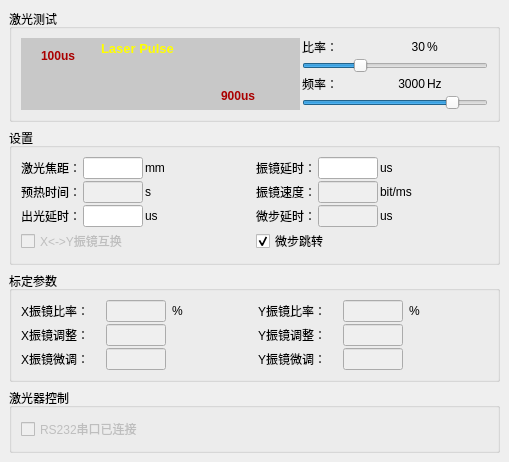
   <widget class="QWidget" name="w_para_laser">
    <property name="geometry">
     <rect>
      <x>0</x>
      <y>0</y>
      <width>509</width>
      <height>419</height>
     </rect>
    </property>
    <layout class="QVBoxLayout" name="verticalLayout_3">
     <property name="leftMargin">
      <number>9</number>
     </property>
     <property name="topMargin">
      <number>9</number>
     </property>
     <property name="rightMargin">
      <number>9</number>
     </property>
     <property name="bottomMargin">
      <number>9</number>
     </property>
     <item>
      <widget class="QGroupBox" name="gb_la_test">
       <property name="title">
        <string>激光测试</string>
       </property>
       <layout class="QHBoxLayout" name="horizontalLayout_3" stretch="3,2">
        <property name="spacing">
         <number>2</number>
        </property>
        <item>
         <widget class="QWidget" name="w_laser_pulse" native="true">
          <property name="styleSheet">
           <string notr="true">background-color: rgb(200, 200, 200);</string>
          </property>
          <widget class="QLabel" name="lb_laser_pulse_title">
           <property name="geometry">
            <rect>
             <x>80</x>
             <y>0</y>
             <width>91</width>
             <height>20</height>
            </rect>
           </property>
           <property name="font">
            <font>
             <pointsize>10</pointsize>
             <weight>75</weight>
             <bold>true</bold>
            </font>
           </property>
           <property name="styleSheet">
            <string notr="true">color: rgb(255, 255, 0);</string>
           </property>
           <property name="text">
            <string>Laser Pulse</string>
           </property>
          </widget>
          <widget class="QLabel" name="lb_laser_pulse_high">
           <property name="geometry">
            <rect>
             <x>20</x>
             <y>10</y>
             <width>41</width>
             <height>16</height>
            </rect>
           </property>
           <property name="font">
            <font>
             <weight>75</weight>
             <bold>true</bold>
            </font>
           </property>
           <property name="styleSheet">
            <string notr="true">color: rgb(170, 0, 0);</string>
           </property>
           <property name="text">
            <string>100us</string>
           </property>
          </widget>
          <widget class="QLabel" name="lb_laser_pulse_low">
           <property name="enabled">
            <bool>true</bool>
           </property>
           <property name="geometry">
            <rect>
             <x>200</x>
             <y>50</y>
             <width>41</width>
             <height>16</height>
            </rect>
           </property>
           <property name="font">
            <font>
             <weight>75</weight>
             <bold>true</bold>
            </font>
           </property>
           <property name="styleSheet">
            <string notr="true">color: rgb(170, 0, 0);</string>
           </property>
           <property name="text">
            <string>900us</string>
           </property>
          </widget>
         </widget>
        </item>
        <item>
         <layout class="QVBoxLayout" name="ly_la_test_r_f">
          <property name="spacing">
           <number>2</number>
          </property>
          <item>
           <layout class="QHBoxLayout" name="ly_test_r">
            <item>
             <widget class="QLabel" name="lb_test_r">
              <property name="text">
               <string>比率：</string>
              </property>
             </widget>
            </item>
            <item>
             <widget class="QLabel" name="lb_laser_r_v">
              <property name="text">
               <string>30</string>
              </property>
              <property name="alignment">
               <set>Qt::AlignRight|Qt::AlignTrailing|Qt::AlignVCenter</set>
              </property>
             </widget>
            </item>
            <item>
             <widget class="QLabel" name="lb_laser_r_v_2">
              <property name="text">
               <string>%</string>
              </property>
             </widget>
            </item>
           </layout>
          </item>
          <item>
           <widget class="QSlider" name="sl_laser_r">
            <property name="maximum">
             <number>100</number>
            </property>
            <property name="value">
             <number>30</number>
            </property>
            <property name="sliderPosition">
             <number>30</number>
            </property>
            <property name="orientation">
             <enum>Qt::Horizontal</enum>
            </property>
            <property name="tickPosition">
             <enum>QSlider::NoTicks</enum>
            </property>
            <property name="tickInterval">
             <number>0</number>
            </property>
           </widget>
          </item>
          <item>
           <layout class="QHBoxLayout" name="ly_test_f">
            <item>
             <widget class="QLabel" name="lb_test_f">
              <property name="text">
               <string>频率：</string>
              </property>
             </widget>
            </item>
            <item>
             <widget class="QLabel" name="lb_laser_f_v">
              <property name="text">
               <string>3000</string>
              </property>
              <property name="alignment">
               <set>Qt::AlignRight|Qt::AlignTrailing|Qt::AlignVCenter</set>
              </property>
             </widget>
            </item>
            <item>
             <widget class="QLabel" name="lb_test_f2">
              <property name="text">
               <string>Hz</string>
              </property>
             </widget>
            </item>
           </layout>
          </item>
          <item>
           <widget class="QSlider" name="sl_laser_f">
            <property name="minimum">
             <number>500</number>
            </property>
            <property name="maximum">
             <number>3500</number>
            </property>
            <property name="pageStep">
             <number>100</number>
            </property>
            <property name="value">
             <number>3000</number>
            </property>
            <property name="orientation">
             <enum>Qt::Horizontal</enum>
            </property>
           </widget>
          </item>
         </layout>
        </item>
       </layout>
      </widget>
     </item>
     <item>
      <widget class="QGroupBox" name="gb_la_set">
       <property name="title">
        <string>设置</string>
       </property>
       <layout class="QVBoxLayout" name="verticalLayout_5">
        <property name="spacing">
         <number>2</number>
        </property>
        <property name="leftMargin">
         <number>9</number>
        </property>
        <property name="rightMargin">
         <number>9</number>
        </property>
        <item>
         <layout class="QHBoxLayout" name="ly_la_set_t">
          <property name="spacing">
           <number>2</number>
          </property>
          <item>
           <layout class="QGridLayout" name="ly_la_set_l">
            <item row="0" column="2">
             <widget class="QLabel" name="lb_set_lpoint2">
              <property name="text">
               <string>mm</string>
              </property>
             </widget>
            </item>
            <item row="0" column="1">
             <widget class="QLineEdit" name="le_laser_focalLen">
              <property name="sizePolicy">
               <sizepolicy hsizetype="Preferred" vsizetype="Fixed">
                <horstretch>0</horstretch>
                <verstretch>0</verstretch>
               </sizepolicy>
              </property>
              <property name="maximumSize">
               <size>
                <width>60</width>
                <height>16777215</height>
               </size>
              </property>
             </widget>
            </item>
            <item row="0" column="0">
             <widget class="QLabel" name="lb_set_lpoint">
              <property name="sizePolicy">
               <sizepolicy hsizetype="Fixed" vsizetype="Fixed">
                <horstretch>0</horstretch>
                <verstretch>0</verstretch>
               </sizepolicy>
              </property>
              <property name="text">
               <string>激光焦距：</string>
              </property>
             </widget>
            </item>
            <item row="2" column="1">
             <widget class="QLineEdit" name="le_laser_lightOutDelay">
              <property name="sizePolicy">
               <sizepolicy hsizetype="Preferred" vsizetype="Fixed">
                <horstretch>0</horstretch>
                <verstretch>0</verstretch>
               </sizepolicy>
              </property>
              <property name="maximumSize">
               <size>
                <width>60</width>
                <height>16777215</height>
               </size>
              </property>
             </widget>
            </item>
            <item row="1" column="2">
             <widget class="QLabel" name="lb_set_ltime2">
              <property name="text">
               <string>s</string>
              </property>
             </widget>
            </item>
            <item row="2" column="0">
             <widget class="QLabel" name="lb_set_ldelay">
              <property name="sizePolicy">
               <sizepolicy hsizetype="Fixed" vsizetype="Fixed">
                <horstretch>0</horstretch>
                <verstretch>0</verstretch>
               </sizepolicy>
              </property>
              <property name="text">
               <string>出光延时：</string>
              </property>
             </widget>
            </item>
            <item row="1" column="0">
             <widget class="QLabel" name="lb_set_ltime">
              <property name="sizePolicy">
               <sizepolicy hsizetype="Fixed" vsizetype="Fixed">
                <horstretch>0</horstretch>
                <verstretch>0</verstretch>
               </sizepolicy>
              </property>
              <property name="text">
               <string>预热时间：</string>
              </property>
             </widget>
            </item>
            <item row="1" column="1">
             <widget class="QLineEdit" name="le_laser_preHeatTime">
              <property name="enabled">
               <bool>false</bool>
              </property>
              <property name="sizePolicy">
               <sizepolicy hsizetype="Preferred" vsizetype="Fixed">
                <horstretch>0</horstretch>
                <verstretch>0</verstretch>
               </sizepolicy>
              </property>
              <property name="maximumSize">
               <size>
                <width>60</width>
                <height>16777215</height>
               </size>
              </property>
             </widget>
            </item>
            <item row="2" column="2">
             <widget class="QLabel" name="lb_set_ldelay2">
              <property name="text">
               <string>us</string>
              </property>
             </widget>
            </item>
           </layout>
          </item>
          <item>
           <layout class="QGridLayout" name="ly_la_set_r">
            <item row="0" column="0">
             <widget class="QLabel" name="lb_set_sdelay">
              <property name="sizePolicy">
               <sizepolicy hsizetype="Fixed" vsizetype="Fixed">
                <horstretch>0</horstretch>
                <verstretch>0</verstretch>
               </sizepolicy>
              </property>
              <property name="text">
               <string>振镜延时：</string>
              </property>
             </widget>
            </item>
            <item row="0" column="1">
             <widget class="QLineEdit" name="le_scan_delay">
              <property name="sizePolicy">
               <sizepolicy hsizetype="Preferred" vsizetype="Fixed">
                <horstretch>0</horstretch>
                <verstretch>0</verstretch>
               </sizepolicy>
              </property>
              <property name="maximumSize">
               <size>
                <width>60</width>
                <height>16777215</height>
               </size>
              </property>
             </widget>
            </item>
            <item row="0" column="2">
             <widget class="QLabel" name="lb_set_sdelay2">
              <property name="text">
               <string>us</string>
              </property>
             </widget>
            </item>
            <item row="1" column="0">
             <widget class="QLabel" name="lb_set_sv">
              <property name="sizePolicy">
               <sizepolicy hsizetype="Fixed" vsizetype="Fixed">
                <horstretch>0</horstretch>
                <verstretch>0</verstretch>
               </sizepolicy>
              </property>
              <property name="text">
               <string>振镜速度：</string>
              </property>
             </widget>
            </item>
            <item row="1" column="1">
             <widget class="QLineEdit" name="le_scan_speed">
              <property name="enabled">
               <bool>false</bool>
              </property>
              <property name="sizePolicy">
               <sizepolicy hsizetype="Preferred" vsizetype="Fixed">
                <horstretch>0</horstretch>
                <verstretch>0</verstretch>
               </sizepolicy>
              </property>
              <property name="maximumSize">
               <size>
                <width>60</width>
                <height>16777215</height>
               </size>
              </property>
             </widget>
            </item>
            <item row="1" column="2">
             <widget class="QLabel" name="lb_set_sv2">
              <property name="text">
               <string>bit/ms</string>
              </property>
             </widget>
            </item>
            <item row="2" column="0">
             <widget class="QLabel" name="lb_set_udelay">
              <property name="sizePolicy">
               <sizepolicy hsizetype="Fixed" vsizetype="Fixed">
                <horstretch>0</horstretch>
                <verstretch>0</verstretch>
               </sizepolicy>
              </property>
              <property name="text">
               <string>微步延时：</string>
              </property>
             </widget>
            </item>
            <item row="2" column="1">
             <widget class="QLineEdit" name="le_scan_microStepDelay">
              <property name="enabled">
               <bool>false</bool>
              </property>
              <property name="sizePolicy">
               <sizepolicy hsizetype="Preferred" vsizetype="Fixed">
                <horstretch>0</horstretch>
                <verstretch>0</verstretch>
               </sizepolicy>
              </property>
              <property name="maximumSize">
               <size>
                <width>60</width>
                <height>16777215</height>
               </size>
              </property>
             </widget>
            </item>
            <item row="2" column="2">
             <widget class="QLabel" name="lb_set_udelay2">
              <property name="text">
               <string>us</string>
              </property>
             </widget>
            </item>
           </layout>
          </item>
         </layout>
        </item>
        <item>
         <layout class="QHBoxLayout" name="ly_la_set_b">
          <item>
           <widget class="QCheckBox" name="cb_scan_exchangeXY">
            <property name="enabled">
             <bool>false</bool>
            </property>
            <property name="text">
             <string>X&lt;-&gt;Y振镜互换</string>
            </property>
           </widget>
          </item>
          <item>
           <widget class="QCheckBox" name="cb_scan_stepOver">
            <property name="text">
             <string>微步跳转</string>
            </property>
            <property name="checked">
             <bool>true</bool>
            </property>
           </widget>
          </item>
         </layout>
        </item>
       </layout>
      </widget>
     </item>
     <item>
      <widget class="QGroupBox" name="gb_la_para">
       <property name="title">
        <string>标定参数</string>
       </property>
       <layout class="QGridLayout" name="gridLayout">
        <property name="verticalSpacing">
         <number>2</number>
        </property>
        <item row="0" column="2">
         <widget class="QLabel" name="lb_la_r_X2">
          <property name="text">
           <string>%</string>
          </property>
         </widget>
        </item>
        <item row="0" column="3">
         <widget class="QLabel" name="lb_la_r_Y">
          <property name="text">
           <string>Y振镜比率：</string>
          </property>
         </widget>
        </item>
        <item row="0" column="1">
         <widget class="QLineEdit" name="le_la_r_X">
          <property name="enabled">
           <bool>false</bool>
          </property>
          <property name="sizePolicy">
           <sizepolicy hsizetype="Preferred" vsizetype="Fixed">
            <horstretch>0</horstretch>
            <verstretch>0</verstretch>
           </sizepolicy>
          </property>
          <property name="maximumSize">
           <size>
            <width>60</width>
            <height>16777215</height>
           </size>
          </property>
         </widget>
        </item>
        <item row="0" column="0">
         <widget class="QLabel" name="lb_la_r_X">
          <property name="text">
           <string>X振镜比率：</string>
          </property>
         </widget>
        </item>
        <item row="0" column="4">
         <widget class="QLineEdit" name="le_la_r_Y">
          <property name="enabled">
           <bool>false</bool>
          </property>
          <property name="sizePolicy">
           <sizepolicy hsizetype="Preferred" vsizetype="Fixed">
            <horstretch>0</horstretch>
            <verstretch>0</verstretch>
           </sizepolicy>
          </property>
          <property name="maximumSize">
           <size>
            <width>60</width>
            <height>16777215</height>
           </size>
          </property>
         </widget>
        </item>
        <item row="2" column="4">
         <widget class="QLineEdit" name="le_la_u_Y">
          <property name="enabled">
           <bool>false</bool>
          </property>
          <property name="sizePolicy">
           <sizepolicy hsizetype="Preferred" vsizetype="Fixed">
            <horstretch>0</horstretch>
            <verstretch>0</verstretch>
           </sizepolicy>
          </property>
          <property name="maximumSize">
           <size>
            <width>60</width>
            <height>16777215</height>
           </size>
          </property>
         </widget>
        </item>
        <item row="2" column="3">
         <widget class="QLabel" name="lb_la_u_Y">
          <property name="text">
           <string>Y振镜微调：</string>
          </property>
         </widget>
        </item>
        <item row="2" column="1">
         <widget class="QLineEdit" name="le_la_u_X">
          <property name="enabled">
           <bool>false</bool>
          </property>
          <property name="sizePolicy">
           <sizepolicy hsizetype="Preferred" vsizetype="Fixed">
            <horstretch>0</horstretch>
            <verstretch>0</verstretch>
           </sizepolicy>
          </property>
          <property name="maximumSize">
           <size>
            <width>60</width>
            <height>16777215</height>
           </size>
          </property>
         </widget>
        </item>
        <item row="2" column="0">
         <widget class="QLabel" name="lb_la_u_X">
          <property name="text">
           <string>X振镜微调：</string>
          </property>
         </widget>
        </item>
        <item row="1" column="4">
         <widget class="QLineEdit" name="le_la_v_Y">
          <property name="enabled">
           <bool>false</bool>
          </property>
          <property name="sizePolicy">
           <sizepolicy hsizetype="Preferred" vsizetype="Fixed">
            <horstretch>0</horstretch>
            <verstretch>0</verstretch>
           </sizepolicy>
          </property>
          <property name="maximumSize">
           <size>
            <width>60</width>
            <height>16777215</height>
           </size>
          </property>
         </widget>
        </item>
        <item row="1" column="3">
         <widget class="QLabel" name="lb_la_v_X">
          <property name="text">
           <string>Y振镜调整：</string>
          </property>
         </widget>
        </item>
        <item row="1" column="1">
         <widget class="QLineEdit" name="le_la_v_X">
          <property name="enabled">
           <bool>false</bool>
          </property>
          <property name="sizePolicy">
           <sizepolicy hsizetype="Preferred" vsizetype="Fixed">
            <horstretch>0</horstretch>
            <verstretch>0</verstretch>
           </sizepolicy>
          </property>
          <property name="maximumSize">
           <size>
            <width>60</width>
            <height>16777215</height>
           </size>
          </property>
         </widget>
        </item>
        <item row="1" column="0">
         <widget class="QLabel" name="lb_la_v_X_2">
          <property name="text">
           <string>X振镜调整：</string>
          </property>
         </widget>
        </item>
        <item row="0" column="5">
         <widget class="QLabel" name="lb_la_r_Y2">
          <property name="text">
           <string>%</string>
          </property>
         </widget>
        </item>
       </layout>
      </widget>
     </item>
     <item>
      <widget class="QGroupBox" name="gb_la_ctrl">
       <property name="title">
        <string>激光器控制</string>
       </property>
       <layout class="QHBoxLayout" name="horizontalLayout_4">
        <item>
         <widget class="QCheckBox" name="cb_la_r232">
          <property name="enabled">
           <bool>false</bool>
          </property>
          <property name="text">
           <string>RS232串口已连接</string>
          </property>
         </widget>
        </item>
       </layout>
      </widget>
     </item>
    </layout>
    <zorder>gb_la_test</zorder>
    <zorder>gb_la_para</zorder>
    <zorder>gb_la_ctrl</zorder>
    <zorder>gb_la_set</zorder>
   </widget>
